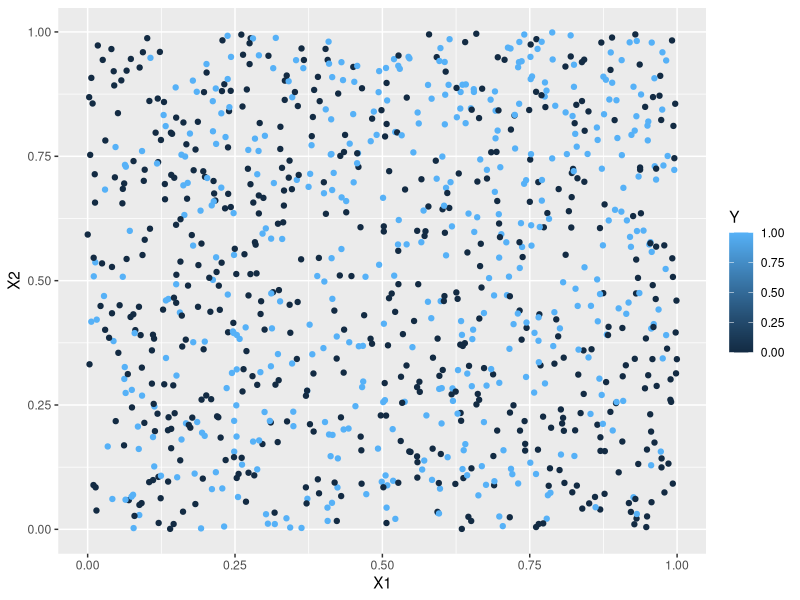
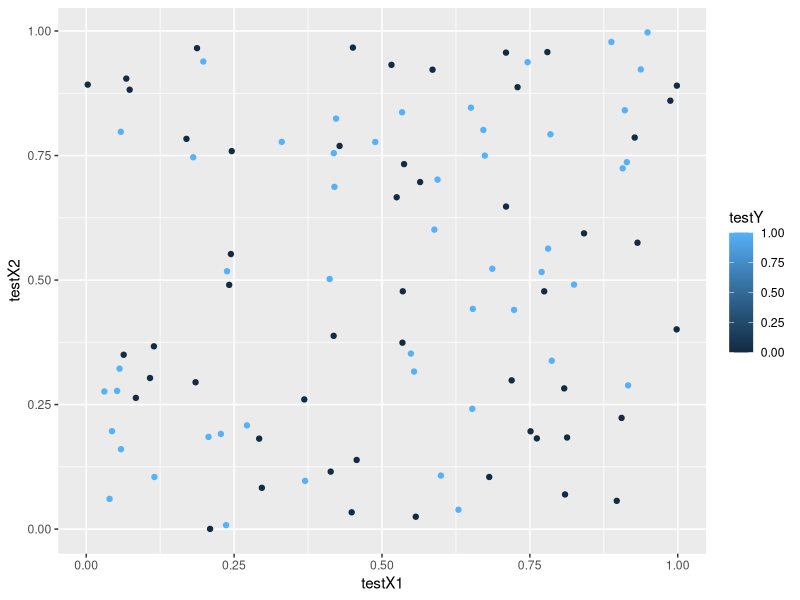

The R source for these figures, in order:
## ---- chunk 1
library(class)
suppressPackageStartupMessages(library(tidyverse))
## ---- chunk 2
#Generative model
set.seed(200) #setting a random seed so that we can
#reproduce everything exactly if we want to

generate_y <- function(x1,x2) { #two input parameters to generate the output y
  logit <- x1 -2*x2 -2*x1^2 + x2^2 + 3*x1*x2 
  p <- exp(logit)/(1+exp(logit)) #apply the inverse logit function
  y <- rbinom(1,1,p) #y becomes a 0 (with prob 1-p) or a 1 with probability p
}
## ---- chunk 3
# Generate a training dataset with 1000 points
set.seed(321)
n = 1000
X1 <- runif(n,0,1)
X2 <- runif(n,0,1)

#I'm going to use a for loop to generate 1000 y's
Y <- rep(0,n) #initializing my Y to be a vector of 0's
for (i in 1:n) {
  Y[i] <- generate_y(X1[i],X2[i])
}

sum(Y) #How many 0's and 1's were predicted? When n is very large
# about 48% of the Y's should be 1's. 

training <- cbind(X1,X2,Y) #combining all of my variables into a training dataset
ggplot(data=training, aes(x=X1, y=X2, color=Y)) +
  geom_point()
## ---- chunk 4
# Create a testing dataset using seed=323

set.seed(323)
n = 100

testX1 <- runif(n,0,1)
testX2 <- runif(n,0,1)

testY <- rep(0,n) #initializing my Y to be a vector of 0's
for (i in 1:n) {
  testY[i] <- generate_y(testX1[i],testX2[i])
}

testing <- cbind(testX1,testX2,testY) #combining all of my variables into a training dataset
ggplot(data=testing, aes(x=testX1, y=testX2, color=testY)) +
  geom_point()
